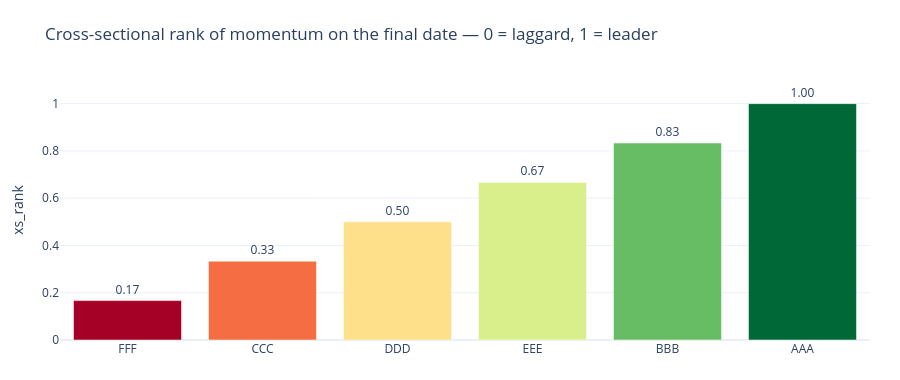

Notebook source saved alongside this figure:
### Markdown cell above
## Cross-sectional rank
Within each timestamp, rank a signal across the universe into `[0,1]` — the building block of cross-sectional models.

### Code cell
# Cross-sectional rank: standardize a signal *within each timestamp* across the universe. The robust
# pattern is to materialize the feature first, then rank that column (one .over(...) at a time).
SYMBOLS = ("AAA", "BBB", "CCC", "DDD", "EEE", "FFF")
panel = sim.momentum_panel(n=400, symbols=SYMBOLS)
mom = sabia.momentum.mom(formation=126, skip=21)
with_signal = panel.lazy().with_columns(mom.expr(SCHEMA)).collect()
xr = sabia.normalize.xs_rank(over="timestamp")
ranked = with_signal.select(
    "timestamp", "symbol", mom.spec.name,
    xr.apply(pl.col(mom.spec.name)).alias("mom_xs_rank"),
)
last_ts = panel.get_column("timestamp").max()
snap = ranked.filter(pl.col("timestamp") == last_ts).sort("mom_xs_rank")
fig = go.Figure(go.Bar(x=snap.get_column("symbol").to_list(), y=snap.get_column("mom_xs_rank").to_list(),
                       marker_color=snap.get_column("mom_xs_rank").to_list(), marker_colorscale="RdYlGn",
                       text=[f"{v:.2f}" for v in snap.get_column("mom_xs_rank").to_list()],
                       textposition="outside"))
fig.update_layout(height=380,
                  title="Cross-sectional rank of momentum on the final date — 0 = laggard, 1 = leader",
                  yaxis_title="xs_rank", yaxis_range=[0, 1.1], margin=dict(l=60, r=30, t=80, b=40))
fig.show()

### Figure 1 — Plotly figure (JSON) as saved in the notebook; plotly's stock layout.template omitted (floating-point values rounded to 4 significant figures)
{"data": [{"marker": {"color": [0.1667, 0.3333, 0.5, 0.6667, 0.8333, 1.0], "colorscale": [[0.0, "rgb(165,0,38)"], [0.1, "rgb(215,48,39)"], [0.2, "rgb(244,109,67)"], [0.3, "rgb(253,174,97)"], [0.4, "rgb(254,224,139)"], [0.5, "rgb(255,255,191)"], [0.6, "rgb(217,239,139)"], [0.7, "rgb(166,217,106)"], [0.8, "rgb(102,189,99)"], [0.9, "rgb(26,152,80)"], [1.0, "rgb(0,104,55)"]]}, "text": ["0.17", "0.33", "0.50", "0.67", "0.83", "1.00"], "textposition": "outside", "type": "bar", "x": ["FFF", "CCC", "DDD", "EEE", "BBB", "AAA"], "y": [0.1667, 0.3333, 0.5, 0.6667, 0.8333, 1.0]}], "layout": {"height": 380, "margin": {"b": 40, "l": 60, "r": 30, "t": 80}, "title": {"text": "Cross-sectional rank of momentum on the final date — 0 = laggard, 1 = leader"}, "yaxis": {"range": [0, 1.1], "title": {"text": "xs_rank"}}}}
